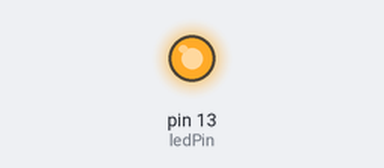
A sketch run on a simulated Arduino Uno, built with avr-gcc and run on an emulated ATmega328P. Parts: output pins drawn as LEDs (lit = HIGH).

Above: at 0.1 s.
At 34.1 s:
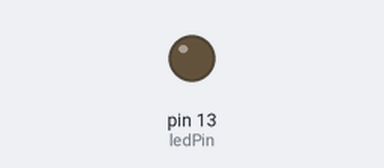
Timing chart, 0 to 39.5 s (numbered marks = the images above):
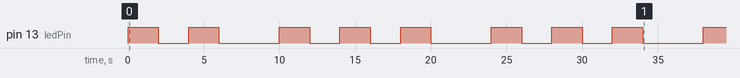

The sketch:

delayled.ino.ino
```cpp
int ledPin = 13;

void setup()
{
  // put your setup code here, to run once:
  pinMode(ledPin, OUTPUT);
}

void loop()
{
  // put your main code here, to run repeatedly:
  // M
  digitalWrite(ledPin, HIGH);
  delay(2000);
  digitalWrite(ledPin, LOW);
  delay(2000);
  digitalWrite(ledPin, HIGH);
  delay(2000);
  digitalWrite(ledPin, LOW);
  delay(4000);

  // O
  digitalWrite(ledPin, HIGH);
  delay(2000);
  digitalWrite(ledPin, LOW);
  delay(2000);
   digitalWrite(ledPin, HIGH);
  delay(2000);
  digitalWrite(ledPin, LOW);
  delay(2000);
  digitalWrite(ledPin, HIGH);
  delay(2000);
  digitalWrite(ledPin, LOW);
  delay(4000);

  // O
  digitalWrite(ledPin, HIGH);
  delay(2000);
  digitalWrite(ledPin, LOW);
  delay(2000);
  digitalWrite(ledPin, HIGH);
  delay(2000);
  digitalWrite(ledPin, LOW);
  delay(2000);
  digitalWrite(ledPin, HIGH);
  delay(2000);
  digitalWrite(ledPin, LOW);
  delay(4000);

  // D
  digitalWrite(ledPin, HIGH);
  delay(2000);
  digitalWrite(ledPin, LOW);
  delay(2000);
  digitalWrite(ledPin, HIGH);
  delay(991);
  digitalWrite(ledPin, LOW);
  delay(500);
  digitalWrite(ledPin, HIGH);
  delay(991);
  digitalWrite(ledPin, LOW);
  delay(4000);


  // Y
  digitalWrite(ledPin, HIGH);
  delay(2000);
  digitalWrite(ledPin, LOW);
  delay(2000);
  digitalWrite(ledPin, HIGH);
  delay(991);
  digitalWrite(ledPin, LOW);
  delay(500);
  digitalWrite(ledPin, HIGH);
  delay(2000);
  digitalWrite(ledPin, LOW);
  delay(2000);
  digitalWrite(ledPin, HIGH);
  delay(2000);
  digitalWrite(ledPin, LOW);
  delay(4000);

  // S
  digitalWrite(ledPin, HIGH);
  delay(991);
  digitalWrite(ledPin, LOW);
  delay(500);
  digitalWrite(ledPin, HIGH);
  delay(991);
  digitalWrite(ledPin, LOW);
  delay(500);
  digitalWrite(ledPin, HIGH);
  delay(991);
  digitalWrite(ledPin, LOW);
  delay(4000);
}
```

Measured:
- by itself, pin 13 (ledPin): repeats every 14.0 s: LOW 2.0 s, HIGH 2.0 s, LOW 4.0 s, HIGH 2.0 s, LOW 2.0 s, HIGH 2.0 s
- by itself, everything shown: repeats every 14.0 s, in 6 steps
